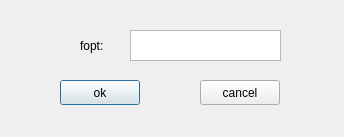
<?xml version="1.0" encoding="UTF-8"?>
<ui version="4.0">
 <class>PeptML</class>
 <widget class="QDialog" name="PeptML">
  <property name="geometry">
   <rect>
    <x>0</x>
    <y>0</y>
    <width>344</width>
    <height>137</height>
   </rect>
  </property>
  <property name="windowTitle">
   <string>Birmingham Method</string>
  </property>
  <widget class="QPushButton" name="ok_button">
   <property name="geometry">
    <rect>
     <x>60</x>
     <y>80</y>
     <width>80</width>
     <height>25</height>
    </rect>
   </property>
   <property name="text">
    <string>ok</string>
   </property>
  </widget>
  <widget class="QPushButton" name="cancel_button">
   <property name="geometry">
    <rect>
     <x>200</x>
     <y>80</y>
     <width>80</width>
     <height>25</height>
    </rect>
   </property>
   <property name="text">
    <string>cancel</string>
   </property>
  </widget>
  <widget class="QTextEdit" name="fopt">
   <property name="geometry">
    <rect>
     <x>130</x>
     <y>30</y>
     <width>151</width>
     <height>31</height>
    </rect>
   </property>
  </widget>
  <widget class="QLabel" name="label_2">
   <property name="geometry">
    <rect>
     <x>80</x>
     <y>30</y>
     <width>111</width>
     <height>31</height>
    </rect>
   </property>
   <property name="text">
    <string>fopt:</string>
   </property>
  </widget>
 </widget>
 <resources/>
 <connections/>
</ui>
